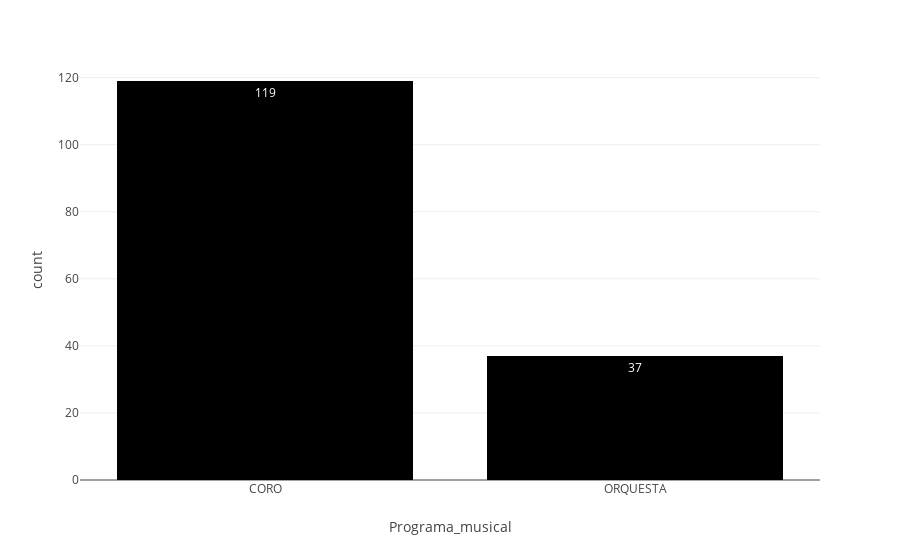

The notebook cell saved with this chart:
### Code cell
db2 = plot_Fig8(db)

fig_ge = px.histogram(db2, x="Programa_musical", text_auto = True)
fig_ge.update_layout(bargap=0.2)

fig_ge.show()

### Figure 1 — Plotly figure (JSON) as saved in the notebook; plotly's stock layout.template omitted (floating-point values rounded to 4 significant figures; data arrays with more than 128 entries replaced by an {"elided": "..."} marker saying what was removed)
{"data": [{"alignmentgroup": "True", "bingroup": "x", "hovertemplate": "Programa_musical=%{x}<br>count=%{y}<extra></extra>", "legendgroup": "", "marker": {"color": "#000001", "pattern": {"shape": ""}}, "name": "", "offsetgroup": "", "orientation": "v", "showlegend": false, "texttemplate": "%{value}", "type": "histogram", "x": {"elided": "156 str values"}, "xaxis": "x", "yaxis": "y"}], "layout": {"autosize": true, "bargap": 0.2, "barmode": "relative", "legend": {"tracegroupgap": 0}, "margin": {"t": 60}, "xaxis": {"anchor": "y", "autorange": true, "domain": [0, 1], "range": [-0.5, 1.5], "title": {"text": "Programa_musical"}, "type": "category"}, "yaxis": {"anchor": "x", "autorange": true, "domain": [0, 1], "range": [0, 125.3], "title": {"text": "count"}}}}
